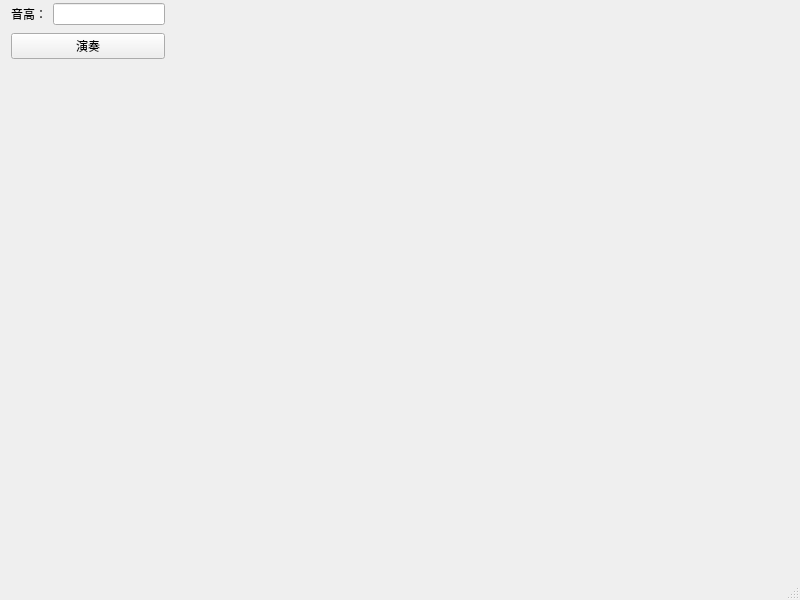
<?xml version="1.0" encoding="UTF-8"?>
<ui version="4.0">
 <class>MainWindow</class>
 <widget class="QMainWindow" name="MainWindow">
  <property name="geometry">
   <rect>
    <x>0</x>
    <y>0</y>
    <width>800</width>
    <height>600</height>
   </rect>
  </property>
  <property name="windowTitle">
   <string>MainWindow</string>
  </property>
  <widget class="QWidget" name="centralwidget">
   <widget class="QWidget" name="">
    <property name="geometry">
     <rect>
      <x>11</x>
      <y>1</y>
      <width>154</width>
      <height>61</height>
     </rect>
    </property>
    <layout class="QVBoxLayout" name="verticalLayout">
     <item>
      <layout class="QHBoxLayout" name="horizontalLayout">
       <item>
        <widget class="QLabel" name="label">
         <property name="text">
          <string>音高：</string>
         </property>
        </widget>
       </item>
       <item>
        <widget class="QLineEdit" name="lineEdit"/>
       </item>
      </layout>
     </item>
     <item>
      <widget class="QPushButton" name="pushButton">
       <property name="text">
        <string>演奏</string>
       </property>
      </widget>
     </item>
    </layout>
   </widget>
  </widget>
  <widget class="QMenuBar" name="menubar">
   <property name="geometry">
    <rect>
     <x>0</x>
     <y>0</y>
     <width>800</width>
     <height>23</height>
    </rect>
   </property>
  </widget>
  <widget class="QStatusBar" name="statusbar"/>
 </widget>
 <resources/>
 <connections/>
</ui>
